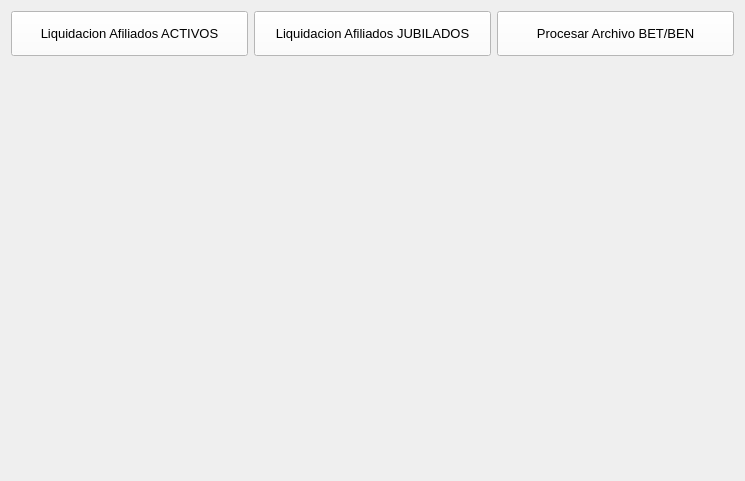
<?xml version="1.0" encoding="UTF-8"?>
<ui version="4.0">
 <class>Form</class>
 <widget class="QWidget" name="Form">
  <property name="geometry">
   <rect>
    <x>0</x>
    <y>0</y>
    <width>745</width>
    <height>481</height>
   </rect>
  </property>
  <property name="windowTitle">
   <string>Form</string>
  </property>
  <layout class="QGridLayout" name="gridLayout" rowstretch="10,90">
   <item row="0" column="0">
    <widget class="QPushButton" name="pushButton_liquidaciones">
     <property name="sizePolicy">
      <sizepolicy hsizetype="Expanding" vsizetype="Expanding">
       <horstretch>0</horstretch>
       <verstretch>0</verstretch>
      </sizepolicy>
     </property>
     <property name="font">
      <font>
       <pointsize>10</pointsize>
       <weight>50</weight>
       <bold>false</bold>
      </font>
     </property>
     <property name="styleSheet">
      <string notr="true">#pushButton_liquidaciones{
background-color:#FFFFFF;
color: #000000;
}
#pushButton_liquidaciones:hover{
background-color:#F1F1F1;
color: #000000;
}</string>
     </property>
     <property name="text">
      <string>Liquidacion Afiliados ACTIVOS</string>
     </property>
     <property name="icon">
      <iconset>
       <normaloff>../iconos/ESCUDO SINDICATO (2).jpg</normaloff>../iconos/ESCUDO SINDICATO (2).jpg</iconset>
     </property>
     <property name="iconSize">
      <size>
       <width>45</width>
       <height>45</height>
      </size>
     </property>
    </widget>
   </item>
   <item row="0" column="1">
    <widget class="QPushButton" name="pushButton_liquidaciones_2">
     <property name="sizePolicy">
      <sizepolicy hsizetype="Expanding" vsizetype="Expanding">
       <horstretch>0</horstretch>
       <verstretch>0</verstretch>
      </sizepolicy>
     </property>
     <property name="font">
      <font>
       <pointsize>10</pointsize>
       <weight>50</weight>
       <bold>false</bold>
      </font>
     </property>
     <property name="styleSheet">
      <string notr="true">#pushButton_liquidaciones_2{
background-color:#FFFFFF;
color: #000000;
}
#pushButton_liquidaciones_2:hover{
background-color:#F1F1F1;
color: #000000;
}</string>
     </property>
     <property name="text">
      <string>Liquidacion Afiliados JUBILADOS</string>
     </property>
     <property name="icon">
      <iconset>
       <normaloff>../iconos/ips.jpg</normaloff>../iconos/ips.jpg</iconset>
     </property>
     <property name="iconSize">
      <size>
       <width>40</width>
       <height>40</height>
      </size>
     </property>
    </widget>
   </item>
   <item row="0" column="2">
    <widget class="QPushButton" name="pushButton_procesador">
     <property name="sizePolicy">
      <sizepolicy hsizetype="Expanding" vsizetype="Expanding">
       <horstretch>0</horstretch>
       <verstretch>0</verstretch>
      </sizepolicy>
     </property>
     <property name="font">
      <font>
       <pointsize>10</pointsize>
       <weight>50</weight>
       <bold>false</bold>
      </font>
     </property>
     <property name="styleSheet">
      <string notr="true">#pushButton_procesador{
background-color:#FFFFFF;
color: #000000;
}
#pushButton_procesador:hover{
background-color:#F1F1F1;
color: #000000;
}</string>
     </property>
     <property name="text">
      <string>Procesar Archivo BET/BEN</string>
     </property>
     <property name="icon">
      <iconset>
       <normaloff>../iconos/computer.ico</normaloff>../iconos/computer.ico</iconset>
     </property>
     <property name="iconSize">
      <size>
       <width>30</width>
       <height>30</height>
      </size>
     </property>
    </widget>
   </item>
   <item row="1" column="0" colspan="3">
    <widget class="QStackedWidget" name="stackedWidget">
     <widget class="QWidget" name="page"/>
     <widget class="QWidget" name="page_2"/>
    </widget>
   </item>
  </layout>
 </widget>
 <resources/>
 <connections/>
</ui>
